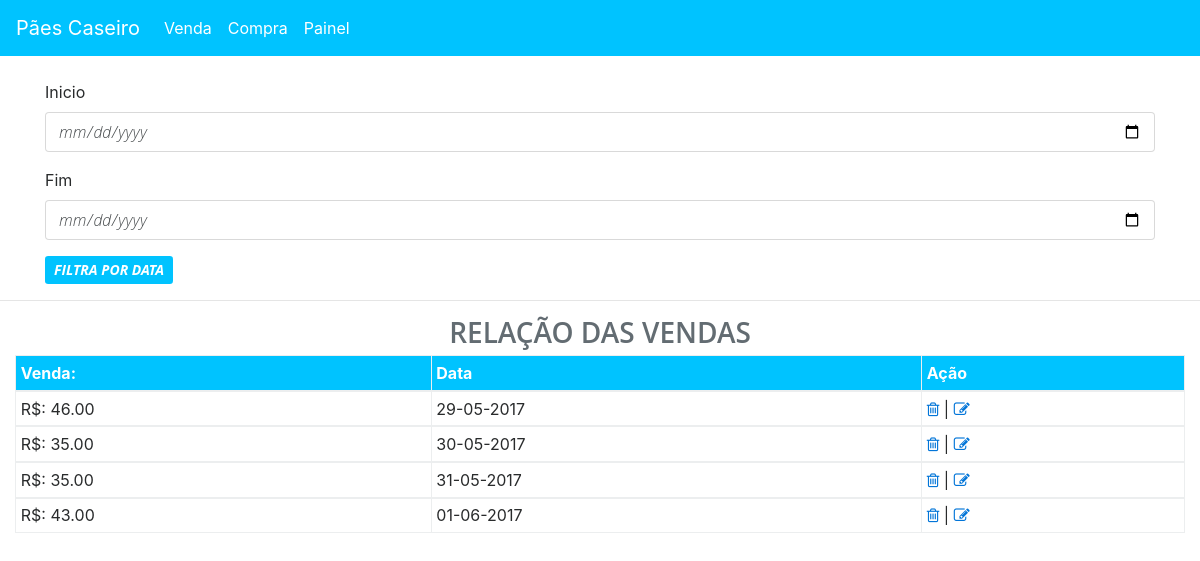
The page / on the database its author committed.
### tables this page shows
CREATE TABLE `venda` (
  `idvenda` int(11) NOT NULL,
  `venda_diarias` decimal(10,2) DEFAULT NULL,
  `data` datetime DEFAULT NULL,
  `produto_idproduto` int(11) NOT NULL
);

### php/vendas.php (called while the page is built)
<?php
if (isset($_POST['btnCompraV']) && empty($_POST['btnCompraV'])) {
	$aa = $_POST['inputinicio'];
	$bb = $_POST['inputfim'];
	$select = "SELECT * FROM venda WHERE data BETWEEN '$aa' AND '$bb'";
	$stmt =   mysqli_query($link,$select);
}else{
	$select = "SELECT * FROM venda";
	$stmt =   mysqli_query($link,$select);
}
?>

### index.php (the view, shortened to what this page needs)
<?php
include '_topo.php';
require_once 'php/conexao.php';
require_once 'php/vendas.php';
?>
<br>
<div class="container">
  <form action="index.php" method="post" class="form-horizontal">
    <div class="form-group">
      <label for="inicio">Inicio</label>
      <input class="form-control" type="date" id="inicio" name="inputinicio" required="">
    </div>
    <div class="form-group">
      <label for="fim">Fim</label>
      <input class="form-control" type="date" id="fim" name="inputfim" required="">
    </div>
    <button type="submit" name="btnCompraV" class="btn btn-sm"><b>FILTRA POR DATA</b></button>
  </form>
</div>
<hr>
<div class="container-fluid">
 <div class="row">
   <div class="col-md-12">
     <table class="table table-bordered table-sm">
      <thead>
        <tr class="" id="tb">
          <h3 class="text-center text-muted" id="h3">Relação das vendas</h3>
          <th>Venda:</th>
          <th>Data</th>
          <th>Ação</th>
        </tr>
        <?php
        foreach($stmt as $itens):
          $data = $itens['data'];
        ?>
      </thead>
      <tbody>
        <tr>
          <td><?php echo "R$: ".$itens['venda_diarias']; ?></td>
          <td><?php echo date('d-m-Y',strtotime($data)); ?></td>
          <td>
            <a href="php/delv.php?del=<?php echo $itens['idvenda']; ?>"><i class="fa fa-trash-o" aria-hidden="true" onclick="myFunction()"></i></a> |
            <a href="php/upv.php?up=<?php echo $itens['idvenda']; ?>"><i class="fa fa-pencil-square-o" aria-hidden="true"></i></a>
          </td>
        </tr>
      <?php endforeach; ?>
    </tbody>
  </table>
</div>
</div>
</div>
<?php include '_rodape.php'; ?>

### custom.css (style rules this page uses)
* { margin: 0; padding: 0; }
h3 { font-family: 'Open Sans'; font-weight: 400; }
button,input { font-family: 'Open Sans'; font-style: italic; font-weight: 300; }
#nav,#tb { background: rgb(0,195,255); }
#tb,button { background: rgb(0,195,255); color: #FFF; }
#h3 { font-family: 'Open Sans'; font-style: normal; font-weight: 600; text-transform: uppercase; }

### rows shown on the page
venda: venda_diarias "46.00", data "29-05-2017"
venda: venda_diarias "35.00", data "30-05-2017"
venda: venda_diarias "35.00", data "31-05-2017"
venda: venda_diarias "43.00", data "01-06-2017"
